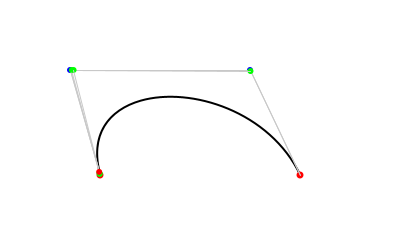
Frame 1 (no input)
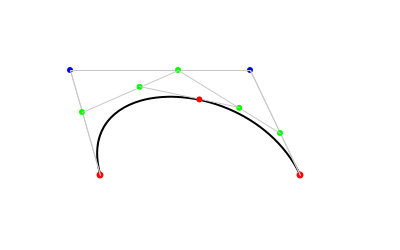
Frame 60 (the mouse pressed at the canvas centre just before this capture)
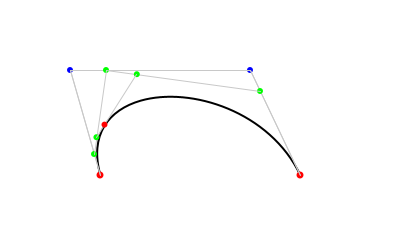
Frame 120 (the mouse held since frame 60 and released just before this capture)

The Processing sketch that drew these frames (run headless with seeded random() and noise(); from frame 60 on, the mouse is pressed at the canvas centre):

// Processing sketch: bezier_vertex_movement
// ── bezier_vertex_movement.pde
PVector vertexAnchor;
PVector bezierControlPoint1;
PVector bezierControlPoint2;
PVector bezierAnchor;

void setup()
{
  size(400, 250);
  smooth();
  frameRate(24);
  
  // placement of first vertex point
  vertexAnchor = new PVector(100, 175);
  bezierAnchor = new PVector(300, 175);
  bezierControlPoint1 = new PVector(70, 70);
  bezierControlPoint2 = new PVector(250, 70);
}

void draw()
{
  background(255);
  
  int percent = frameCount % 100;
  
  // draw bezier line
  strokeWeight(2);
  stroke(0);
  noFill();
  beginShape();
  vertex(vertexAnchor.x, vertexAnchor.y);
  bezierVertex(bezierControlPoint1.x, bezierControlPoint1.y, bezierControlPoint2.x, bezierControlPoint2.y, bezierAnchor.x, bezierAnchor.y);
  endShape();
  
  // draw red anchor points
  noStroke();
  fill(255, 0, 0);
  ellipse(vertexAnchor.x, vertexAnchor.y, 7, 7);
  ellipse(bezierAnchor.x, bezierAnchor.y, 7, 7);
  
  // draw bezier control points
  noStroke();
  fill(0, 0, 255);
  ellipse(bezierControlPoint1.x, bezierControlPoint1.y, 6, 6);
  ellipse(bezierControlPoint2.x, bezierControlPoint2.y, 6, 6);
  
  // draw grey lines between all points
  stroke(200);
  strokeWeight(1);
  line(vertexAnchor.x, vertexAnchor.y, bezierControlPoint1.x, bezierControlPoint1.y);
  line(bezierControlPoint1.x, bezierControlPoint1.y, bezierControlPoint2.x, bezierControlPoint2.y);
  line(bezierControlPoint2.x, bezierControlPoint2.y, bezierAnchor.x, bezierAnchor.y);
  
  // draw dots in between
  PVector pointBetween1 = drawDotBetween(vertexAnchor, bezierControlPoint1, percent, color(0, 255, 0));
  PVector pointBetween2 = drawDotBetween(bezierControlPoint1, bezierControlPoint2, percent, color(0, 255, 0));
  PVector pointBetween3 = drawDotBetween(bezierControlPoint2, bezierAnchor, percent, color(0, 255, 0));
  
  PVector pointBetween4 = drawDotBetween(pointBetween1, pointBetween2, percent, color(0, 255, 0));
  PVector pointBetween5 = drawDotBetween(pointBetween2, pointBetween3, percent, color(0, 255, 0));
  
  PVector pointBetween6 = drawDotBetween(pointBetween4, pointBetween5, percent, color(255, 0, 0));
}

PVector drawDotBetween(PVector start, PVector stop, int percent, color c)
{
  // draw line
  stroke(200);
  strokeWeight(1);
  line(start.x, start.y, stop.x, stop.y);
  
  // draw dot
  pushMatrix();
  translate(start.x, start.y);
  PVector pointBetween = getPointOnLine(start, stop, percent);
  noStroke();
  fill(c);
  ellipse(pointBetween.x, pointBetween.y, 6, 6);
  popMatrix();
  
  pointBetween.add(start);
  return pointBetween;
}

PVector getPointOnLine(PVector start, PVector stop, int percent)
{
  PVector result = PVector.sub(stop, start); // find relative distance
  result.div(100); // normalize vector to just the direction
  result.mult(percent); // multiply by percent
  return result;
}
